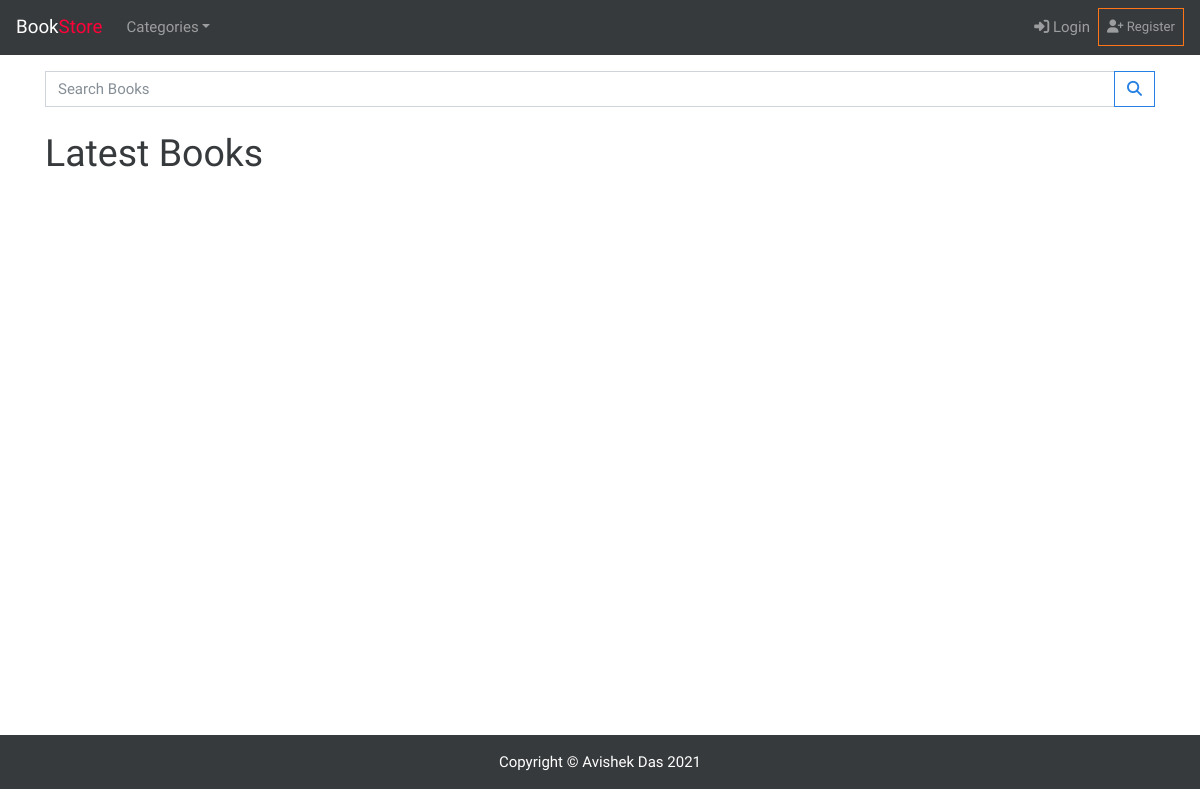
The app's page /, older data.
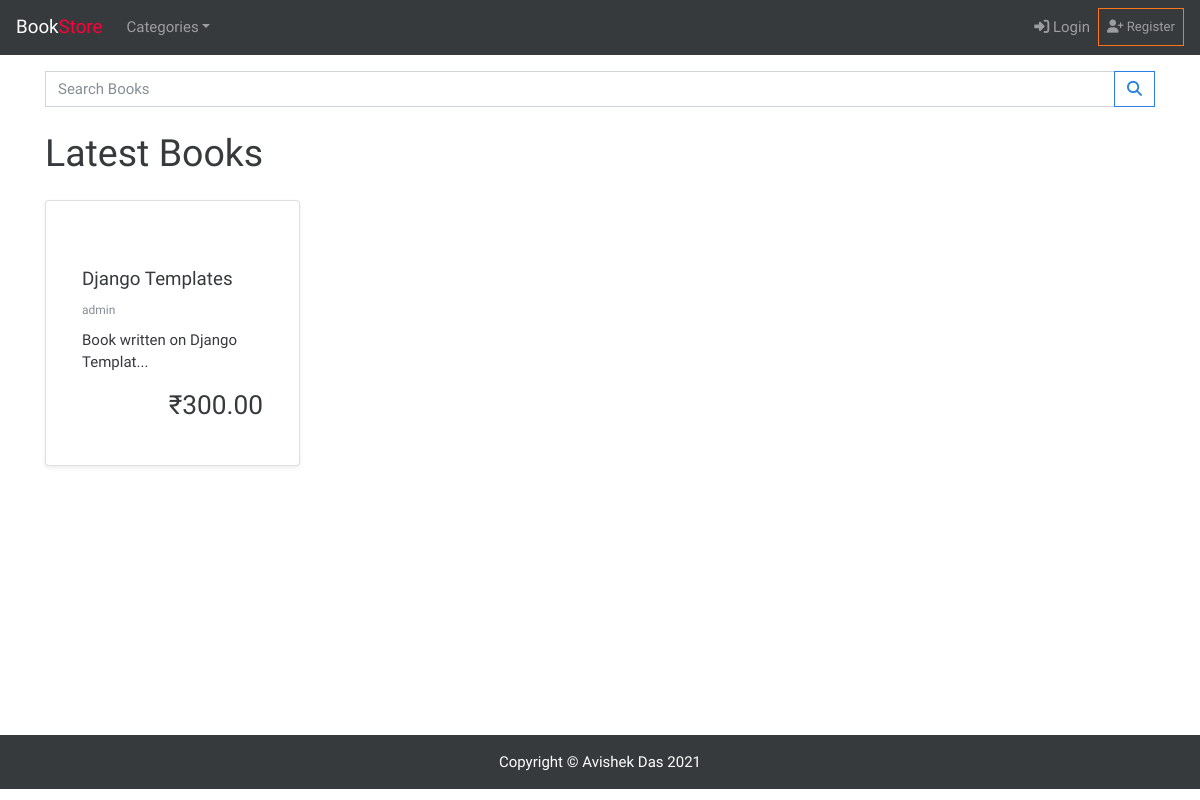
The same page, newer data.
### shop/models.py (models this page shows, shortened)
class Product(models.Model):
	category=models.ForeignKey(Category,related_name='product',on_delete=models.CASCADE,blank=True,null=True)
	created_by = models.ForeignKey(settings.AUTH_USER_MODEL, on_delete=models.CASCADE, related_name='product_creator', blank=True, null=True)
	title=models.CharField(max_length=200,blank=True,null=True)
	author=models.CharField(max_length=200,default='admin',blank=True,null=True)
	slug=models.SlugField(max_length=200,unique=True,blank=True,null=True)
	description = models.TextField(blank=True,null=True)
	image=models.ImageField(upload_to='thumbnails/')
	price=models.DecimalField(max_digits=10,decimal_places=2)
	in_stock=models.BooleanField(default=True)
	is_active=models.BooleanField(default=True)
	created=models.DateTimeField(auto_now_add=True)
	updated = models.DateTimeField(auto_now=True)
	objects = models.Manager()
	products = ProductManager()
	class Meta:
		ordering=['-created']
	def get_absolute_url(self):
		return reverse('shop:product-detail',args=[self.slug])

### shop/views.py (the view)
# urls.py: path('', views.ProductListView.as_view(), name='index'),
class ProductListView(ListView):
	model = Product
	template_name='index.html'
	context_object_name='products'
	paginate_by=8
	def get_queryset(self):
		return Product.products.all()

### basket/context_processors.py (called while the page is built)
def basket(request):
    return{
        'basket':Basket(request)
    }

### shop/context_processors.py (called while the page is built)
def category(request):
	return{
		'category_list': Category.objects.all()
	}

### shop/models.py (called while the page is built)
	def get_queryset(self):
		return super(ProductManager,self).get_queryset().filter(is_active=True)

	def get_absolute_url(self):
		return reverse('shop:category-list', args=[self.slug])

### templates/index.html (shortened to what this page needs)
{% extends './base.html' %} {% block title %} Book Store Home {% endblock %}
{% block content %}
<form action="" method="get" class="form mb-4">
  <div class="input-group mb-3">
    <input type="Search" class="form-control" placeholder="Search Books" />
    <div class="input-group-append">
      <button class="btn btn-outline-primary" type="submit">
        <i class="fas fa-search"></i>
      </button>
    </div>
  </div>
</form>
<h1>Latest Books</h1>
<div class="row">
  {% for product in products %}
  <div class="col-xl-3 col-lg-4 col-md-6 col-sm-12">
    <div class="card shadow-sm my-3 p-3 rounded">
      <a href="{{product.get_absolute_url}}">
      </a>
      <div class="card-body">
        <div class="cad-title">
        {% if product.title|length <= 20 %}
          <h5 class='my-2'><a class="text-decoration-none text-dark" href="{{product.get_absolute_url}}" title='{{product.title}}'>{{product.title}}</a></h5>
        {% else %}
          <h5 class='my-2'><a class="text-decoration-none text-dark" href="{{product.get_absolute_url}}" title='{{product.title}}'>{{product.title|slice:17}}...</a></h5>
        {% endif %}
          <small class='text-muted'>{{product.author}}</small>
        </div>
        <div class="card-text my-2">{{product.description|slice:30}}...</div>
        <div class="card-text">
          <h3 class='mt-3 text-right'>₹{{product.price}}</h3>
        </div>
      </div>
    </div>
  </div>
  {% endfor %}
</div>
{% endblock %}

### templates/base.html (shortened to what this page needs)
{% load static %}
<!doctype html>
<html lang="en">
  <head>
    <link rel="stylesheet" href="{% static 'css/bootstrap.min.css' %}" />
    <link rel="stylesheet" href="{% static 'css/styles.css' %}" />
  </head>
  <body>
    {% include 'shop/navbar.html' %}
    <div class="container">
      <main class='pt-3'>
      {% block content %}
      {% endblock %}
      </main>
    </div>
    {% include 'shop/footer.html' %}
  </body>
</html>

### templates/shop/navbar.html (shortened to what this page needs)
<nav class="navbar navbar-expand-lg navbar-dark bg-dark">
  <a class="navbar-brand" href="{% url 'shop:index' %}">Book<span class='text-danger'>Store</span></a>
  <div class="collapse navbar-collapse" id="navbarColor03">
    <ul class="navbar-nav mr-auto">
      <li class="nav-item dropdown">
        <a class="nav-link dropdown-toggle" data-toggle="dropdown" href="#" role="button" aria-haspopup="true" aria-expanded="false">Categories</a>
      </li>
    </ul>
    <ul class="navbar-nav ml-auto">
      {% if request.user.is_authenticated %}
      <li class="nav-item dropdown">
        <a class="nav-link dropdown-toggle" data-toggle="dropdown" href="#" role="button" aria-haspopup="true" aria-expanded="false"><i class='fas fa-user-alt'></i>&nbsp;Hello, {{request.user}}</a>
        <div class="dropdown-menu">
          <a class="dropdown-item" href="{% url 'account:dashboard' %}"><i class='fas fa-user-cog'></i>&nbsp;Dashboard</a>
          <div class="dropdown-divider"></div>
          <a class="dropdown-item" href="{% url 'account:logout' %}"><i class="fas fa-sign-out-alt"></i>&nbsp;Logout</a>
        </div>
      </li>
      <li class="nav-item">
        <a class="nav-link" href="{% url 'basket:basket_summary' %}"><i class='fas fa-shopping-cart'></i>
          &nbsp;Cart
          {% with total_qty=basket|length %}
          <sup>
          <span class='badge badge-danger badge-pill' id='basket-qty'>
          {% if total_qty > 0 %}
          {{total_qty}}
          {% else %}
          0
          {% endif %}
          </span>
          </sup>
          {% endwith %}
        </a>
      </li>
      {% else %}
      <li class="nav-item">
        <a class="nav-link" href="{% url 'account:login' %}"><i class="fas fa-sign-in-alt"></i>&nbsp;Login
        </a>
      </li>
      <li class="nav-item">
        <a class="nav-link btn btn-outline-warning btn-sm" href="{% url 'account:register' %}"><i class="fas fa-user-plus"></i>&nbsp;Register
        </a>
      </li>
      {% endif %}
  </div>
</nav>

### templates/shop/footer.html
  <footer class="py-3 bg-dark">
    <div class="container">
      <p class="m-0 text-center text-white">Copyright &copy; Avishek Das 2021</p>
    </div>
  </footer>

### static/css/styles.css (style rules this page uses)
main { min-height: 85vh; }

Row changes from the older to the newer data that the page shows:
added Product: title "Django Templates", author "admin", description "Book written on Django Templat", price "300.00"
